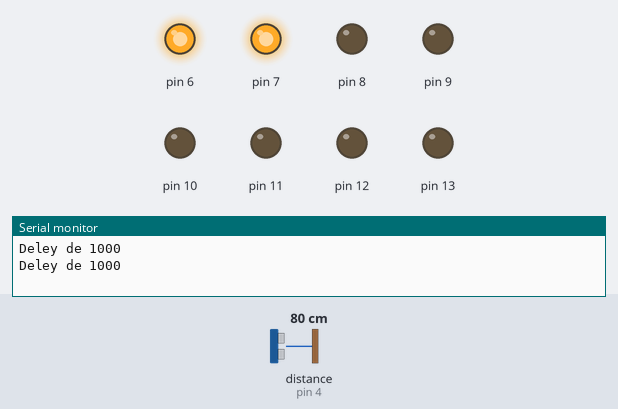
Recording of a sketch running on a simulated Arduino Uno, built with avr-gcc and run on an emulated ATmega328P. Shown: output pins drawn as LEDs (lit = HIGH), the last lines printed to the serial monitor. The test bench sets the inputs (shaded band); at power-on: distance to the obstacle (sensor on pin 4) 80 cm. The echo pulse lasts 58.3 µs per cm; pins used as bus, display or sensor lines are not drawn.

Above: at 1.8 s.
1.9 s: distance to the obstacle (sensor on pin 4) set to 33 cm
At 2.6 s:
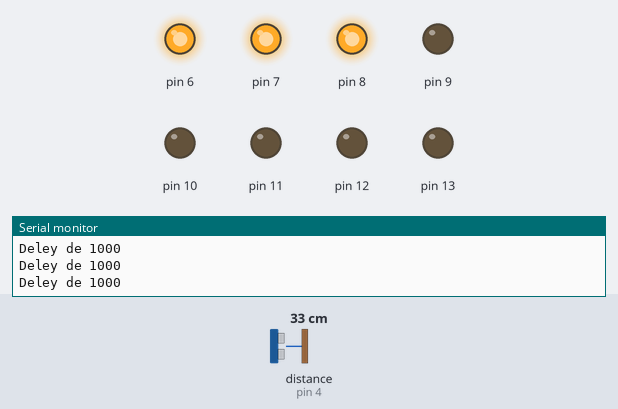
6.0 s: distance to the obstacle (sensor on pin 4) set to 26 cm
At 9.8 s:
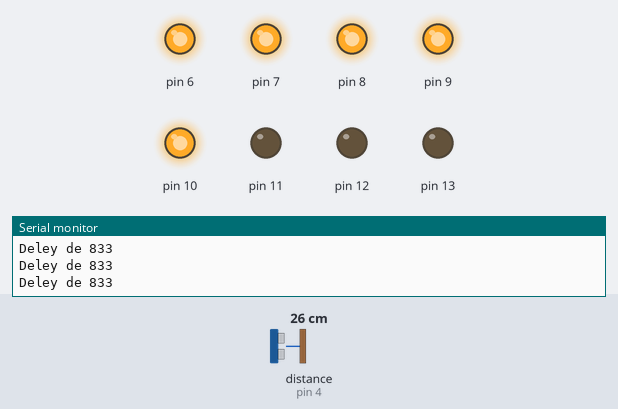
10.0 s: distance to the obstacle (sensor on pin 4) set to 35 cm
At 20.6 s:
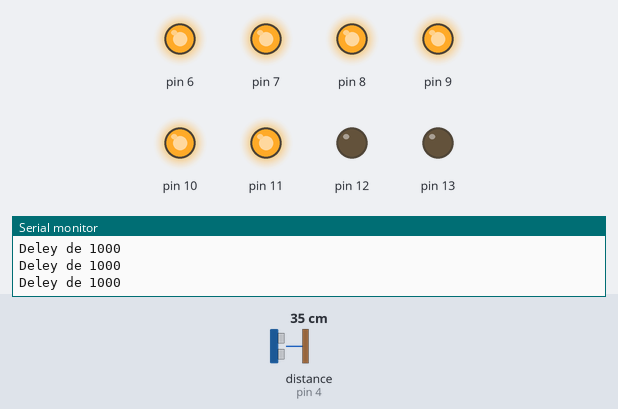
Timing chart, 0 to 21.8 s (numbered marks = the images above; inputs shaded):
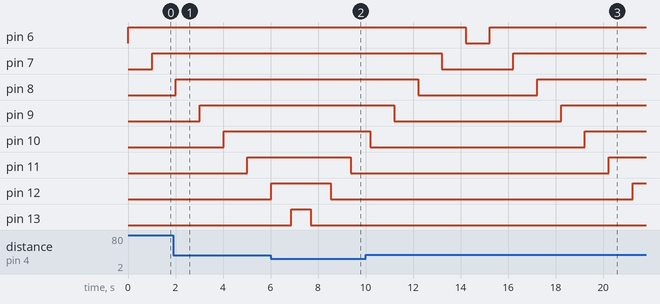

The sketch:

Ultrasonico2.ino
```cpp
long d, t;
int i;
void SerieDeLuces();
void Apagado(int x,int y);
void Predido(int x, int y);

void setup() {
  pinMode(4,INPUT);
  pinMode(6,OUTPUT);
  pinMode(7,OUTPUT);
  pinMode(8,OUTPUT);
  pinMode(9,OUTPUT);
  pinMode(10,OUTPUT);
  pinMode(11,OUTPUT);
  pinMode(12,OUTPUT);
  pinMode(13,OUTPUT);
  Serial.begin(9600);
  pinMode(2, OUTPUT);
  digitalWrite(2,LOW);
}

void loop() {
  SerieDeLuces();
}

void SerieDeLuces(){
  for (i=6; i<=13;i++){
    digitalWrite(2,HIGH);
    delayMicroseconds(10);
    digitalWrite(2,LOW);
    t = pulseIn(4,HIGH);
    d = ((1000*(t/59))/30);
    if(d > 1000)
      d = 1000;
    Serial.print("Deley de ");
    Serial.println(d);
    Prendido(i, d);
  }
  for (i=13; i>=6; i--){
    digitalWrite(2,HIGH);
    delayMicroseconds(10);
    digitalWrite(2,LOW);
    t = pulseIn(4,HIGH);
    d = ((1000*(t/59))/30);
    if(d > 1000)
      d = 1000;
    Serial.print("Deley de ");
    Serial.println(d);
    Apagado(i, d);
  }
}

void Prendido(int x, int y){
  digitalWrite(x, HIGH);
  delay(y);
}
void Apagado(int x, int y){
  digitalWrite(x, LOW);
  delay(y);
}
```

Measured:
- the behaviour switches between 31 and 30 cm on distance to the obstacle (sensor on pin 4) (found by bisection; images 1 and 2)
- after the input at 6.0 s, pin 11: HIGH → LOW after 3.4 s
- after the input at 10.0 s, pin 11: LOW → HIGH after 10.2 s instead of 8.6 s; pin 12: LOW → HIGH after 11.2 s instead of 9.4 s; pin 13: stays LOW (without the input it goes to HIGH after 10.2 s)
